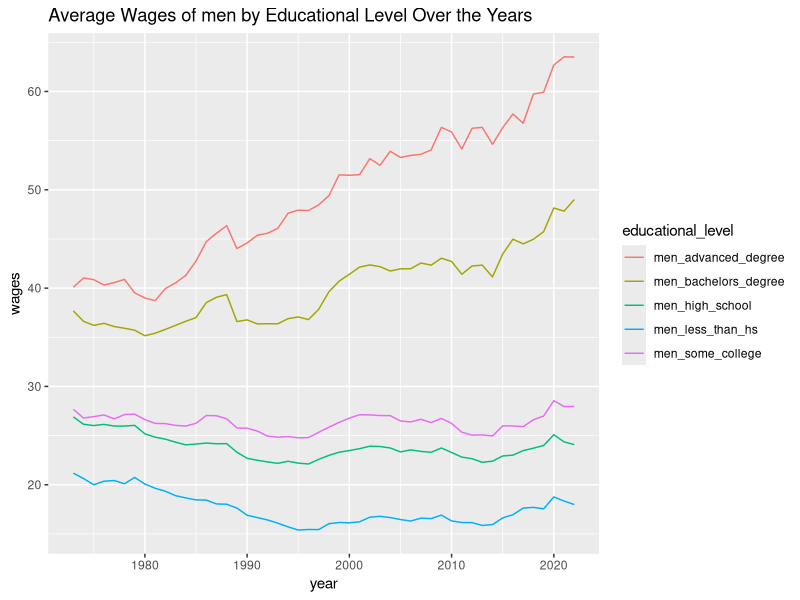
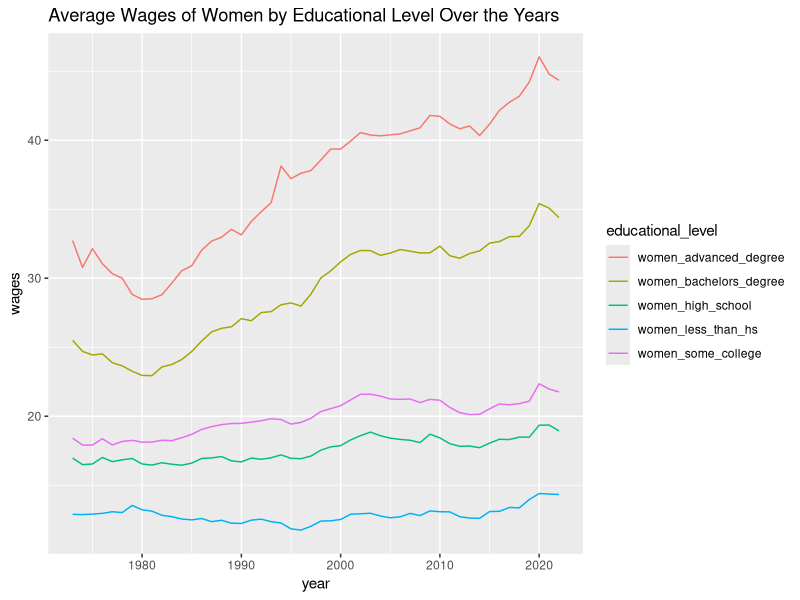

Write the R code that produced these figures, in order.
## ---- chunk 1
knitr::opts_chunk$set(echo = TRUE)
suppressPackageStartupMessages(library(tidyverse))
wages_by_education <- read.csv("wages_by_education.csv")
## ---- chunk 2
wbe_men <- wages_by_education %>%
  select(year,men_less_than_hs:men_advanced_degree)
## ---- chunk 3
wbe_women <- wages_by_education %>%
  select(year,women_less_than_hs:women_advanced_degree)
## ---- chunk 4
wbe_men2 <-wbe_men %>%
  pivot_longer(cols =2:men_advanced_degree, names_to = 'educational_level', 
               values_to = 'wages' )
## ---- chunk 5
wbe_men2 %>%
  ggplot()+
  geom_line(
    mapping = aes(x = year, y = wages,
                  color = educational_level)
  )+
  labs(title="Average Wages of men by Educational Level Over the Years"
  )
## ---- chunk 6
wbe_women2 <-wbe_women %>%
  pivot_longer(cols =2:women_advanced_degree, names_to = 'educational_level', 
               values_to = 'wages' )
## ---- chunk 7
wbe_women2 %>%
  ggplot()+
  geom_line(
    mapping = aes(x = year, y = wages,
                  color = educational_level))+
  labs(title="Average Wages of Women by Educational Level Over the Years"
  )
  
